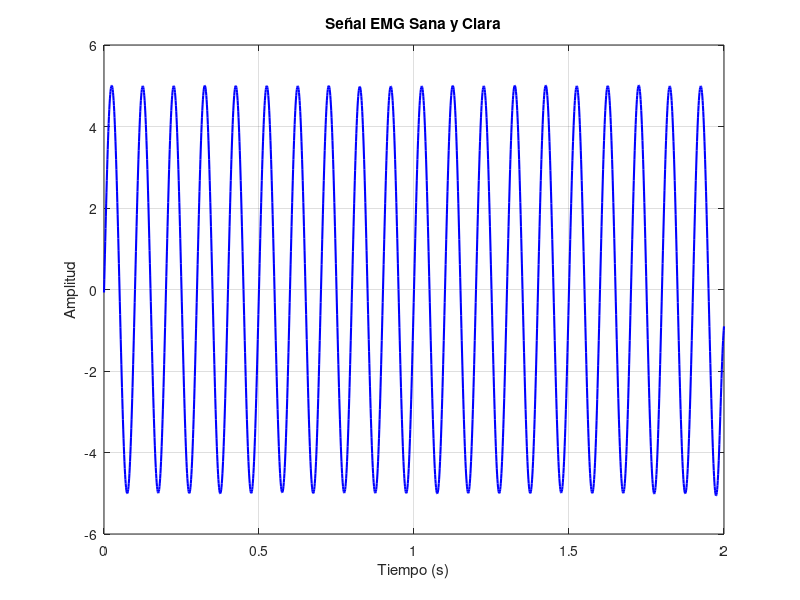

This chart was generated by the following MATLAB code:
%%%Señal sintetica sana

clear all;
close all;
clc

fs = 1000; % Frecuencia de muestreo (Hz)
d = 2; % Duración en segundos
t = 0:1/fs:d; % Vector de tiempo

% Parámetros de la señal sana
A = 5; % Amplitud reducida para señal en reposo
f_base = 10; % Frecuencia base más baja (actividad de fondo)
ruido = 0.03; % Ruido blanco reducido para mejor claridad

% Señal de fondo suave con oscilaciones de baja amplitud
EMG = A * sin(2 * pi * f_base * t) + ruido * randn(1, length(t));

% Filtrar señal para suavizarla
fc = 30; % Frecuencia de corte (Hz)
[b, a] = butter(4, fc / (fs / 2), 'low'); % Filtro pasa bajas
EMG_filtrada = filtfilt(b, a, EMG);

% Visualización de la señal
figure, plot(t, EMG_filtrada, 'b', 'LineWidth', 1.5)
title('Señal EMG Sana y Clara')
xlabel('Tiempo (s)')
ylabel('Amplitud')
grid on
